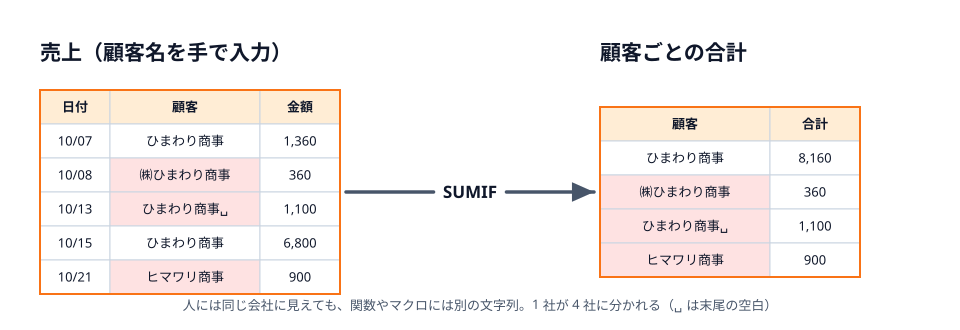

The script that saved this image:
"""6-2: 顧客名を毎回手で打つと表記がゆれ、集計で別の会社に分かれる（SPLITTING）。"""
import sys
sys.path.insert(0, "/Users/seekseep/.claude/skills/genfig")
sys.path.insert(0, "../../../../tools")
from genfig import Canvas
from figtable import table

c = Canvas(960, 330)
c.text(40, 60, "売上（顧客名を手で入力）", scale="heading", align="left")
sales = table(c, 40, 90, [
    ["日付", "顧客", "金額"],
    ["10/07", "ひまわり商事", "1,360"],
    ["10/08", "㈱ひまわり商事", "360"],
    ["10/13", "ひまわり商事␣", "1,100"],
    ["10/15", "ひまわり商事", "6,800"],
    ["10/21", "ヒマワリ商事", "900"],
], [70, 150, 80], color="orange", h=34,
    fills={(2, 1): "red", (3, 1): "red", (5, 1): "red"})
c.text(600, 60, "顧客ごとの合計", scale="heading", align="left")
summary = table(c, 600, 107, [
    ["顧客", "合計"],
    ["ひまわり商事", "8,160"],
    ["㈱ひまわり商事", "360"],
    ["ひまわり商事␣", "1,100"],
    ["ヒマワリ商事", "900"],
], [170, 90], color="orange", h=34, fills={(r, 0): "red" for r in range(2, 5)})
c.link(sales, summary, label="SUMIF")
c.text(480, 310, "人には同じ会社に見えても、関数やマクロには別の文字列。1 社が 4 社に分かれる（␣ は末尾の空白）", scale="caption")
c.save("02-name-variants.svg")
